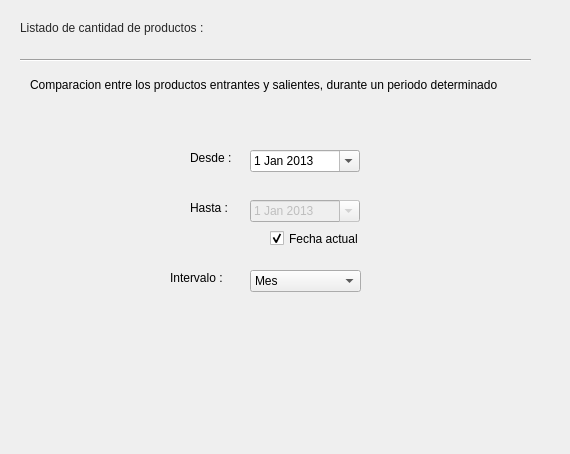
      <widget class="QWidget" name="tab">
       <attribute name="title">
        <string>Stock</string>
       </attribute>
       <widget class="QLabel" name="label_16">
        <property name="geometry">
         <rect>
          <x>20</x>
          <y>20</y>
          <width>261</width>
          <height>16</height>
         </rect>
        </property>
        <property name="styleSheet">
         <string notr="true">font: 75 13pt &quot;MS Shell Dlg 2&quot;;
color: rgb(38, 38, 38);</string>
        </property>
        <property name="text">
         <string>Listado de cantidad de productos :</string>
        </property>
       </widget>
       <widget class="QPushButton" name="btnGeneratePDFStatisticsTabStock">
        <property name="enabled">
         <bool>true</bool>
        </property>
        <property name="geometry">
         <rect>
          <x>520</x>
          <y>400</y>
          <width>34</width>
          <height>45</height>
         </rect>
        </property>
        <property name="font">
         <font>
          <family>Segoe UI</family>
          <pointsize>11</pointsize>
          <weight>9</weight>
          <italic>false</italic>
          <bold>false</bold>
         </font>
        </property>
        <property name="cursor">
         <cursorShape>PointingHandCursor</cursorShape>
        </property>
        <property name="styleSheet">
         <string notr="true">background: qradialgradient(cx: 0.4, cy: -0.1,
fx: 0.4, fy: -0.1,
radius: 1.35, stop: 0 #fff, stop: 1 #ddd);
border-radius: 11px;</string>
        </property>
        <property name="text">
         <string/>
        </property>
        <property name="icon">
         <iconset>
          <normaloff>../../../../home/pablo/.designer/Img/FilePDF48.png</normaloff>../../../../home/pablo/.designer/Img/FilePDF48.png</iconset>
        </property>
        <property name="iconSize">
         <size>
          <width>42</width>
          <height>42</height>
         </size>
        </property>
       </widget>
       <widget class="Line" name="line_6">
        <property name="geometry">
         <rect>
          <x>20</x>
          <y>50</y>
          <width>511</width>
          <height>20</height>
         </rect>
        </property>
        <property name="orientation">
         <enum>Qt::Horizontal</enum>
        </property>
       </widget>
       <widget class="QLabel" name="label_17">
        <property name="geometry">
         <rect>
          <x>190</x>
          <y>200</y>
          <width>71</width>
          <height>16</height>
         </rect>
        </property>
        <property name="text">
         <string>Hasta :</string>
        </property>
       </widget>
       <widget class="QCheckBox" name="chbHoy_stock">
        <property name="geometry">
         <rect>
          <x>270</x>
          <y>230</y>
          <width>91</width>
          <height>17</height>
         </rect>
        </property>
        <property name="layoutDirection">
         <enum>Qt::LeftToRight</enum>
        </property>
        <property name="styleSheet">
         <string notr="true">font: 8pt &quot;MS Shell Dlg 2&quot;;</string>
        </property>
        <property name="text">
         <string>Fecha actual</string>
        </property>
        <property name="iconSize">
         <size>
          <width>11</width>
          <height>11</height>
         </size>
        </property>
        <property name="checked">
         <bool>true</bool>
        </property>
       </widget>
       <widget class="QLabel" name="label_18">
        <property name="geometry">
         <rect>
          <x>170</x>
          <y>270</y>
          <width>81</width>
          <height>16</height>
         </rect>
        </property>
        <property name="text">
         <string>Intervalo :</string>
        </property>
       </widget>
       <widget class="QComboBox" name="cbIntervalo_stock">
        <property name="geometry">
         <rect>
          <x>250</x>
          <y>270</y>
          <width>111</width>
          <height>22</height>
         </rect>
        </property>
        <property name="layoutDirection">
         <enum>Qt::LeftToRight</enum>
        </property>
        <item>
         <property name="text">
          <string>Mes</string>
         </property>
        </item>
        <item>
         <property name="text">
          <string>Año</string>
         </property>
        </item>
        <item>
         <property name="text">
          <string>Semana</string>
         </property>
        </item>
       </widget>
       <widget class="QLabel" name="label_19">
        <property name="geometry">
         <rect>
          <x>190</x>
          <y>150</y>
          <width>71</width>
          <height>16</height>
         </rect>
        </property>
        <property name="text">
         <string>Desde :</string>
        </property>
       </widget>
       <widget class="QDateEdit" name="btnFromStatisticsTabMoney">
        <property name="geometry">
         <rect>
          <x>250</x>
          <y>150</y>
          <width>110</width>
          <height>22</height>
         </rect>
        </property>
        <property name="layoutDirection">
         <enum>Qt::LeftToRight</enum>
        </property>
        <property name="calendarPopup">
         <bool>true</bool>
        </property>
        <property name="date">
         <date>
          <year>2013</year>
          <month>1</month>
          <day>1</day>
         </date>
        </property>
       </widget>
       <widget class="QDateEdit" name="deHasta_stock">
        <property name="enabled">
         <bool>false</bool>
        </property>
        <property name="geometry">
         <rect>
          <x>250</x>
          <y>200</y>
          <width>110</width>
          <height>22</height>
         </rect>
        </property>
        <property name="layoutDirection">
         <enum>Qt::LeftToRight</enum>
        </property>
        <property name="calendarPopup">
         <bool>true</bool>
        </property>
        <property name="date">
         <date>
          <year>2013</year>
          <month>1</month>
          <day>1</day>
         </date>
        </property>
       </widget>
       <widget class="QLabel" name="label_23">
        <property name="geometry">
         <rect>
          <x>30</x>
          <y>60</y>
          <width>531</width>
          <height>51</height>
         </rect>
        </property>
        <property name="styleSheet">
         <string notr="true">font: 8pt &quot;MS Shell Dlg 2&quot;;</string>
        </property>
        <property name="text">
         <string>&lt;html&gt;&lt;head/&gt;&lt;body&gt;&lt;p&gt;Comparacion entre los productos entrantes y salientes, durante un periodo determinado&lt;/p&gt;&lt;/body&gt;&lt;/html&gt;</string>
        </property>
       </widget>
      </widget>
